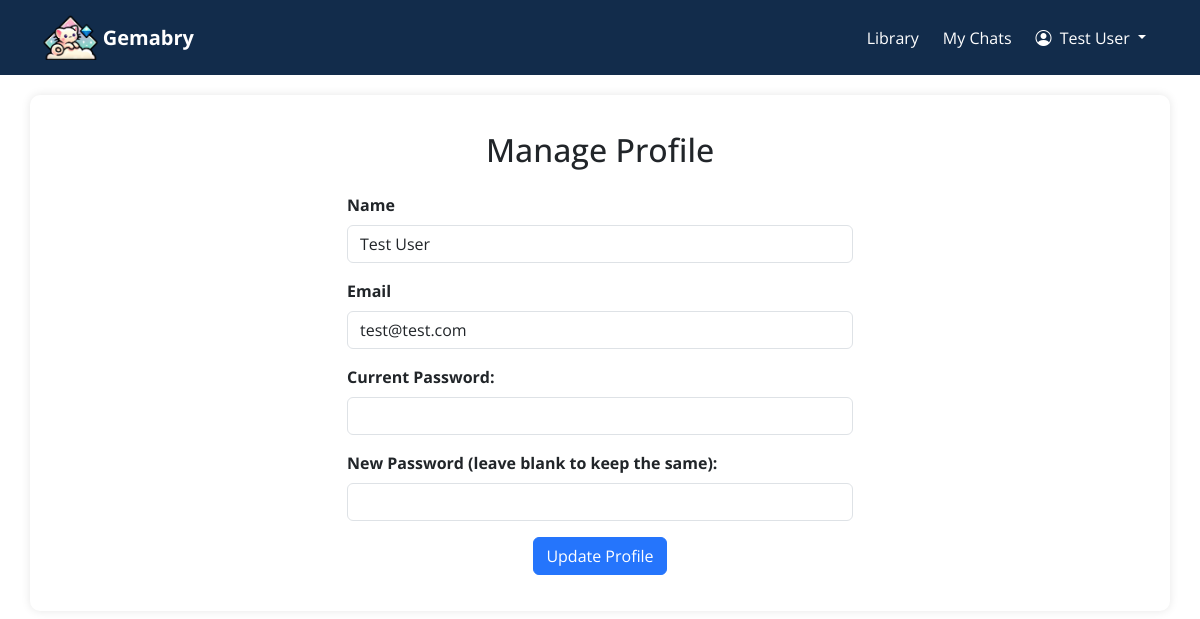
The app's page /manage_profile (signed in) with its own data.
### tables this page shows
CREATE TABLE "Users" (
	"UserID"	INTEGER NOT NULL UNIQUE,
	"UserName"	TEXT NOT NULL,
	"UserEmail"	TEXT NOT NULL UNIQUE,
	"UserPassword"	TEXT NOT NULL,
	PRIMARY KEY("UserID" AUTOINCREMENT)
);

### app_pages/manage_profile.py (the view, shortened to what this page needs)
@app.route('/manage_profile', methods=['GET', 'POST'])
@login_required
def manage_profile():
    user_id = session['user_id']
    with DBConnection() as cursor:
        cursor.execute('SELECT UserName, UserEmail FROM Users WHERE UserID = ?', (user_id,))
        user_details = cursor.fetchone()
        if user_details:
            session['user_name'] = user_details['UserName']
    return render_template('manage_profile.html', user_details=user_details)

### db/db.py (called while the page is built)
    def __enter__(self):
        self.conn = sqlite3.connect('db/database.db')
        self.conn.row_factory = sqlite3.Row
        self.cursor = self.conn.cursor()
        return self.cursor

    def __exit__(self, exc_type, exc_value, traceback):
        self.conn.commit()
        self.conn.close()

### templates/manage_profile.html (shortened to what this page needs)
{% extends 'base.html' %}
{% block content %}
<div class="row justify-content-center">
    <div class="col-md-6">
        <div class="card border-0">
            <div class="card-body">
                <h2 class="card-title text-center mb-4">Manage Profile</h2>
                <form action="/manage_profile" method="post">
                    <div class="mb-3">
                        <label for="name" class="form-label">Name</label>
                        <input type="text" id="name" name="name" class="form-control" value="{{user_details.UserName}}" required>
                    </div>
                    <div class="mb-3">
                        <label for="email" class="form-label">Email</label>
                        <input type="email" id="email" name="email" class="form-control" value="{{user_details.UserEmail}}" required>
                    </div>
                    <div class="mb-3">
                        <label for="current_password" class="form-label">Current Password:</label>
                        <input type="password" class="form-control" id="current_password" name="current_password" required>
                    </div>
                    <div class="mb-3">
                        <label for="new_password" class="form-label">New Password (leave blank to keep the same):</label>
                        <input type="password" class="form-control" id="new_password" name="new_password">
                    </div>
                    <div class="text-center">
                        <button type="submit" class="btn btn-primary">Update Profile</button>
                    </div>
                </form>
            </div>
        </div>
    </div>
</div>
{% endblock %}

### templates/base.html (shortened to what this page needs)
<!DOCTYPE html>
<html lang="en">
<head>
    <link href="https://cdn.jsdelivr.net/npm/bootstrap@5.3.3/dist/css/bootstrap.min.css" rel="stylesheet"
>
    <link rel="stylesheet" href="https://cdnjs.cloudflare.com/ajax/libs/highlight.js/11.9.0/styles/default.min.css">
    <link rel="stylesheet"
        href="https://cdnjs.cloudflare.com/ajax/libs/bootstrap-icons/1.11.3/font/bootstrap-icons.min.css"
>
    <link rel="stylesheet" href="{{ url_for('static', filename='css/style.css') }}">
</head>
<body>
    <nav class="navbar navbar-custom navbar-expand-lg navbar-dark">
        <div class="container">
            <a href="/" class="navbar-brand d-flex align-items-center">
                <img src="{{ url_for('static', filename='images/logo.png') }}" alt="Gemabry Logo" height="45" class="d-inline-block">
                <span class="ms-1">Gemabry</span>
            </a>
            <div class="collapse navbar-collapse" id="navbarNav">
                <ul class="navbar-nav ms-auto">
                    <li class="nav-item">
                        <a class="nav-link" href="/library">Library</a>
                    </li>
                    {% if session['user_id'] %}
                    <li class="nav-item">
                        <a class="nav-link" href="/chat">My Chats</a>
                    </li>
                    <li class="nav-item dropdown">
                        <a class="nav-link dropdown-toggle" href="#" id="navbarDropdownMenuLink" role="button"
                        aria-expanded="false">
                        <i class="bi bi-person-circle me-1"></i>
                        {{ session['user_name'] }}
                        </a>
                    </li>
                    {% endif %}
                </ul>
            </div>
        </div>
    </nav>
    <div class="container container-custom">
        {% block content %}{% endblock %}
    </div>
</body>
</html>

### static/css/style.css (style rules this page uses)
body { font-family: 'Open Sans', sans-serif; }
.navbar-custom { background-color: #122c4b; padding: 10px; }
.navbar-brand { color: #fff; font-weight: bold; }
.navbar-nav .nav-link { color: #fff; padding: 0.5rem 1rem; margin: 0 0.25rem; border-radius: 15px; transition: background-color 0.3s; }
.container-custom { margin-top: 20px; margin-bottom: 20px; box-shadow: 0px 0px 10px rgba(0, 0, 0, 0.1); border-radius: 10px; padding: 20px; }
.btn-primary { background-color: #2575fc; border-color: #2575fc; }
.form-control { resize: none; }
label { font-weight: bold; }

### records on screen
Users: user_name "Test User", name "Test User", email "test@test.com"
